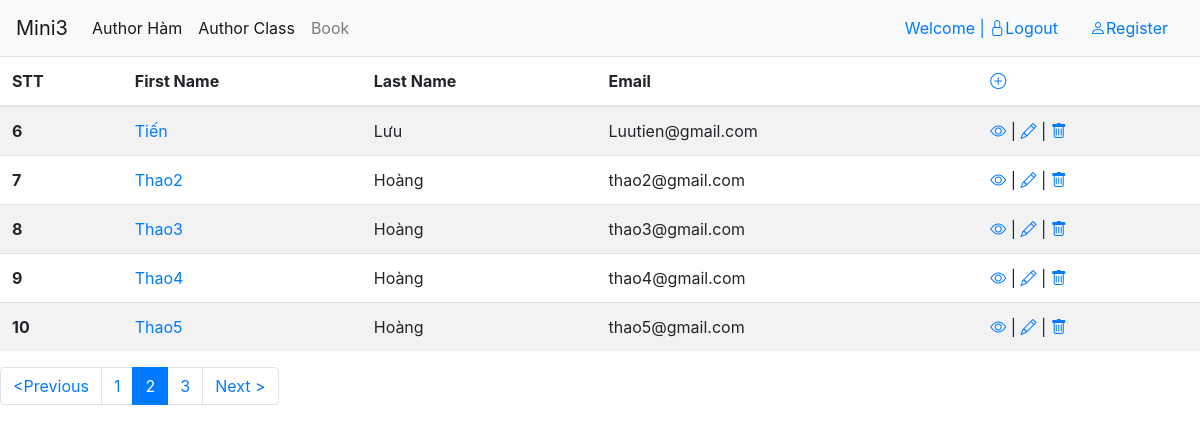
Screenshot of /all-author?page=2 (signed in) with the database file from the repository.
### myapp/models.py (models this page shows, shortened)
class Author(models.Model):
    first_name = models.CharField(max_length=30)
    last_name = models.CharField(max_length=30)
    email = models.EmailField()
    class Meta:
        db_table='Author'

### myapp/base_class_views.py (the view)
# urls.py: url(r"^all-author$",base_class_views.AuthorListView.as_view(), name="all-author"),
class AuthorListView(ListView):
    context_object_name= "all_authors"  # doi 'object_list' thanh gia tri cua context_object_name cho de nho
    template_name= "class_base/list_view.html" # Đổi template qua 'template_name'
    paginate_by=5
    def get_context_data(self, **kwargs):
        context= super().get_context_data(**kwargs)
        context['example'] = " Hello from addtional context"
        return context
    def get_queryset(self):
        return Author.objects.all()

### myapp/templatetags/myfilter.py (called while the page is built)
@register.filter
def make_range(number):
    return range(1,number+1)

@register.filter
def make_index_table(page,counter):
    pageginate_by=5
    return pageginate_by *(page-1) + counter

### myapp/templates/class_base/list_view.html (shortened to what this page needs)
<!DOCTYPE html>
<html lang="en">
<head>
    {% load myfilter %}
    <link rel="stylesheet" href="https://cdn.jsdelivr.net/npm/bootstrap@4.6.0/dist/css/bootstrap.min.css">
    <link rel="stylesheet" href="https://cdn.jsdelivr.net/npm/bootstrap-icons@1.5.0/font/bootstrap-icons.css">
</head>
<body>
    <div class="container-fluide">
        <nav class="navbar navbar-expand-lg navbar-light bg-light">
            <a class="navbar-brand" href="{% url 'index' %}">Mini3</a>
            <div class="collapse navbar-collapse" id="navbarSupportedContent">
              <ul class="navbar-nav mr-auto">
                <li class="nav-item active">
                  <a class="nav-link" href="{% url 'list_author' %}">Author Hàm <span class="sr-only">(current)</span></a>
                </li>
                <li class="nav-item active">
                  <a class="nav-link" href="{% url 'all-author' %}">Author Class <span class="sr-only">(current)</span></a>
                </li>
                <li class="nav-item">
                  <a class="nav-link" href="#">Book</a>
                </li>
              </ul>
              <ul class="nav justify-content-end">
                <li class="nav-item">
                  {% if user.is_authenticated %}
                  <a class="nav-link" href="{% url 'logout_user' %}">Welcome {{ user.first_name }} {{ user.last_name }} | <i class="bi bi-lock"></i>Logout</a>
                  {% else %}
                  <a class="nav-link" href="{% url 'login' %}"><i class="bi bi-unlock"></i>Login</a>
                  {% endif %}
                </li>
                <li class="nav-item">
                  <a class="nav-link" href="{% url 'register' %}"><i class="bi bi-person"></i>Register</a>
                </li>
              </ul>
            </div>
          </nav>
        <div class="row">
            <div class="col-md-12">
                <table class="table table-striped">
                    <thead>
                      <tr>
                        <th scope="col">STT</th>
                        <th scope="col">First Name</th>
                        <th scope="col">Last Name</th>
                        <th scope="col">Email </th>
                        <th scope="col"><a href="{% url 'insert-author' %}"><i class="bi bi-plus-circle"></i></a></th>
                      </tr>
                    </thead>
                    <tbody>
                            {% for author in all_authors %}
                                <tr>
                                    <th scope="row">{{ page_obj.number|make_index_table:forloop.counter }}</th>
                                    <td><a href="{% url 'view-author' pk=author.id %}">{{ author.first_name }}</a></td>
                                    <td>{{ author.last_name }}</td>
                                    <td>{{ author.email }}</td>
                                    <td>
                                        <a href="{% url 'view-author' pk=author.id %}"><i class="bi bi-eye"></i></a>
                                        | <a href="{% url 'edit-author' pk=author.id %}"><i class="bi bi-pencil"></i></a>
                                        | <a href="{% url 'remove-author' pk=author.id %}"><i class="bi bi-trash"></i></a>
                                    </td>
                                </tr>
                            {% endfor %}
                    </tbody>
                </table>
            </div>
        </div>
    </div>
    <nav aria-label="Page navigation example">
        <ul class="pagination">
          {% if page_obj.has_previous %}
          <li class="page-item">
            <a class="page-link" href="?page={{ page_obj.previous_page_number }}" aria-label="Previous">
              <span aria-hidden="true">	&lt;Previous</span>
            </a>
          </li>
          {% else %}
          <li class="page-item disabled">
            <a class="page-link" href="#" aria-label="Previous">
              <span aria-hidden="true">	&lt;</span>
            </a>
          </li>
          {% endif %}
          {% for page_index in page_obj.paginator.num_pages|make_range  %}
          {% if page_index == page_obj.number %}
          <li class="page-item active" aria-current="page">
              <a class="page-link" href="?page={{ page_index }}">{{page_index}}</a>
            </li>
          {% else %}
          <li class="page-item">
              <a class="page-link" href="?page={{ page_index }}">{{page_index}}</a>
            </li>
          {% endif %}
          {% endfor %}
          {% if page_obj.has_next %}
          <li class="page-item">
            <a class="page-link" href="?page={{ page_obj.next_page_number }}" aria-label="Next">
              <span aria-hidden="true">Next	&gt;</span>
            </a>
          </li>
          {% else %}
          <li class="page-item disabled">
            <a class="page-link" href="#" aria-label="Next">
              <span aria-hidden="true">Next	&gt;</span>
            </a>
          </li>
          {% endif %}
        </ul>
      </nav>
</body>
</html>

### rows the page displays
Author: number|make_index_table "6", first_name "Tiến", last_name "Lưu", email "Luutien@gmail.com"
Author: number|make_index_table "7", first_name "Thao2", last_name "Hoàng", email "thao2@gmail.com"
Author: number|make_index_table "8", first_name "Thao3", last_name "Hoàng", email "thao3@gmail.com"
Author: number|make_index_table "9", first_name "Thao4", last_name "Hoàng", email "thao4@gmail.com"
Author: number|make_index_table "10", first_name "Thao5", last_name "Hoàng", email "thao5@gmail.com"

### other values shown
{{ page_index }} "1" "3"
{{ page_index }} "2"
